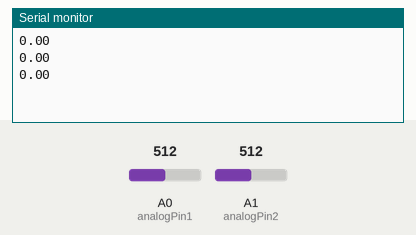
Simulated run of this sketch. Board: Arduino Uno, built with avr-gcc and run on an emulated ATmega328P. Shown: the last lines printed to the serial monitor. The inputs (shaded band) are chosen by the test bench; at power-on: A0 (analogPin1) = 512, A1 (analogPin2) = 512.

Above: at 1.3 s.
1.4 s: A0 (analogPin1) set to 716
At 1.9 s:
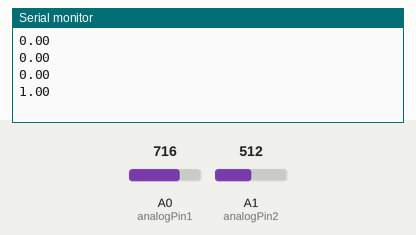
2.9 s: A1 (analogPin2) set to 306
At 3.4 s:
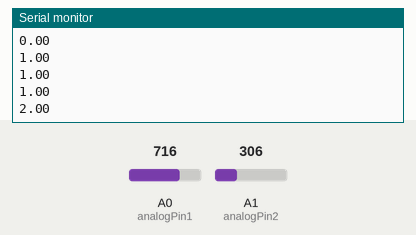
4.4 s: A0 (analogPin1) set to 900
At 4.8 s:
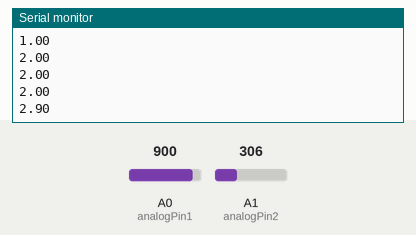
5.9 s: A1 (analogPin2) set to 122
At 6.4 s:
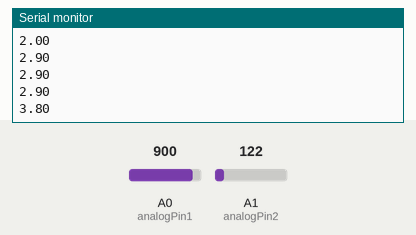
Timing chart, 0 to 8.4 s (numbered marks = the images above; inputs shaded):
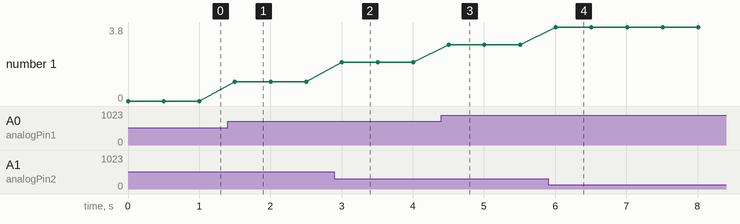

Measured:
- after the input at 1.4 s, the serial monitor: prints a new line after 0.10 s (image 1)
- after the input at 2.9 s, the serial monitor: prints a new line after 0.10 s (image 2)
- after the input at 4.4 s, the serial monitor: prints a new line after 0.11 s (image 3)
- after the input at 5.9 s, the serial monitor: prints a new line after 0.11 s (image 4)
- plotted number 1: 0 → 1 after the input at 1.4 s, 1 → 2 after the input at 2.9 s, 2 → 2.9 after the input at 4.4 s, 2.9 → 3.8 after the input at 5.9 s

The sketch:

voltmeter.ino
```cpp
 // One pin is treated as a voltage **reference point**, and the other as the **measurement point**.
 // The difference in voltage between them gives the **potential difference across a component**.
 int analogPin1 = A0; // Reference voltage input
 int analogPin2 = A1; // Measurement voltage input
 int analogValue1; // Raw analog reading from reference point (A0)
 int analogValue2; // Raw analog reading from measurement point (A1)
 float voltage1;
 float voltage2;
 void setup() {
 // Calculated voltage at reference point
 // Calculated voltage at measurement point
 pinMode(analogPin1, INPUT);
 pinMode(analogPin2, INPUT);
 Serial.begin(9600); // Initialize serial communication at 9600 bps
 }
 void loop() {
 // Read analog values (0–1023)
 analogValue1 = analogRead(analogPin1);
 analogValue2 = analogRead(analogPin2);
 // Convert analog readings to voltages (0V–5V)
 voltage1 = (5.0 / 1023.0) * analogValue1;
 voltage2 = (5.0 / 1023.0) * analogValue2;
 // Calculate and print the absolute potential difference (across the component)
 Serial.println(abs(voltage2- voltage1));
 delay(500); // Wait half a second before the next reading
 }
```
